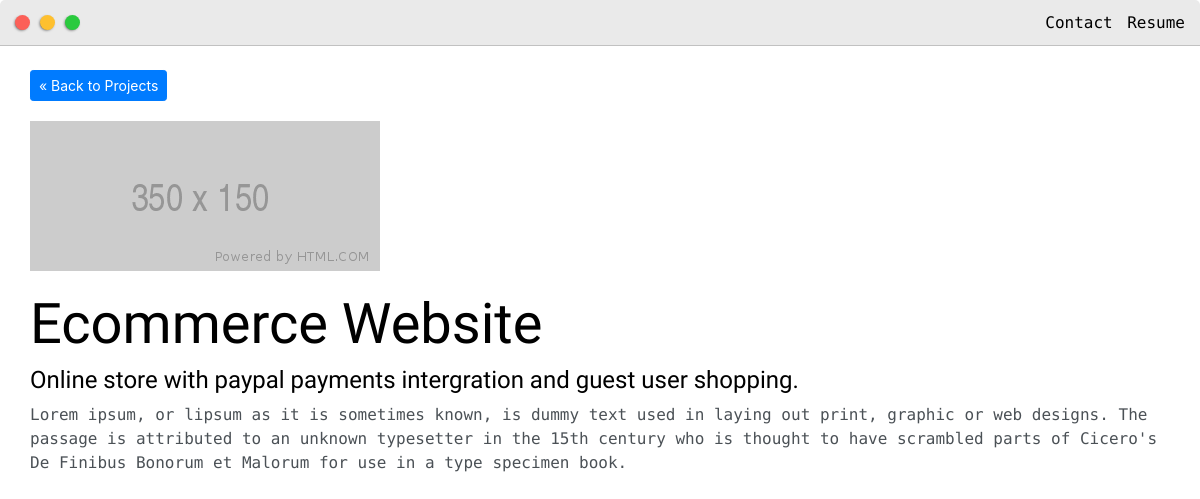
The page /post/ecommerce-website/ on the database as committed earlier.
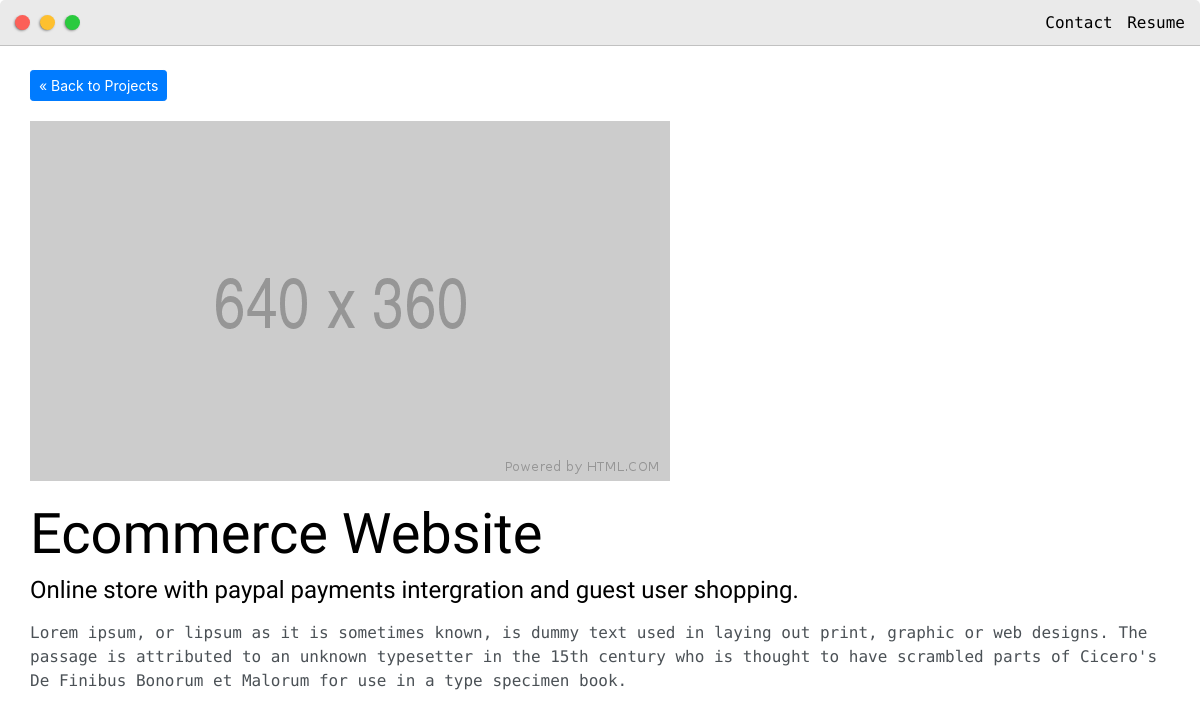
The same page on the database as committed later.
### base/models.py (models this page shows, shortened)
class Post(models.Model):
    headline = models.CharField(max_length=200)
    sub_headline = models.CharField(max_length=200, null=True, blank=True)
    thumbnail = models.ImageField(null=True, blank=True, upload_to="images", default="placeholder1.png")
    body = RichTextUploadingField(null=True, blank=True)
    created = models.DateTimeField(auto_now_add=True)
    active = models.BooleanField(default=False)
    featured = models.BooleanField(default=False)
    tags = models.ManyToManyField(Tag, null=True)
    slug = models.SlugField(null=True, blank=True)

### base/views.py (the view)
# urls.py: path('post/<slug:slug>/', views.post, name='post'),
def post(request, slug):
    post = Post.objects.get(slug=slug)
    context = {'post': post}
    return render(request, 'base/post.html', context)

### base/templates/base/post.html (shortened to what this page needs)
{% extends 'base/main.html' %}
{% load static %}
{% block content %}
    <div class="main-container">
        <br>
        <a class="btn btn-sm btn-primary" href="{% url 'posts' %}">&laquo Back to Projects</a>
        <br>
        <img class="featured_image"  src="{{ post.thumbnail.url}}">
        <h1>{{ post.headline }}</h1>
        <h4>{{ post.sub_headline }}</h4>
        <p>
            {{ post.body | safe }}
        </p>
    </div>
{% endblock content%}

Rows that differ between the two databases and show on the page:
changed Post "Ecommerce Website": thumbnail: a different picture
